Frame 1 (no input): blank canvas, image omitted
Frame 60 (no input): blank canvas, image omitted
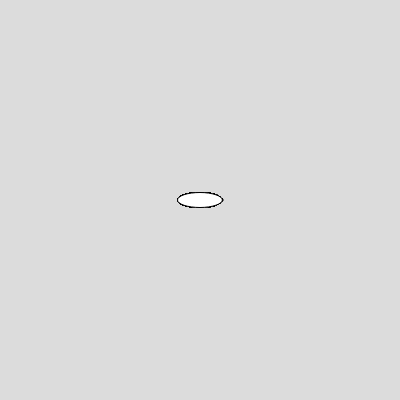
Frame 120 (the mouse pressed at the canvas centre since frame 60)

The p5.js sketch whose frames 1 and 60 were blank and that drew this single picture after the mouse press (run headless with seeded random() and noise() and a simulated clock; from frame 60 on, the mouse is pressed at the canvas centre):

// p5.js sketch
// ── sketch.js
function setup() {
    createCanvas(400, 400);
      background(220);
  
  }
  
  function draw() {
    
    if (mouseIsPressed){ellipse(mouseX,mouseY,45,15)}
  }
